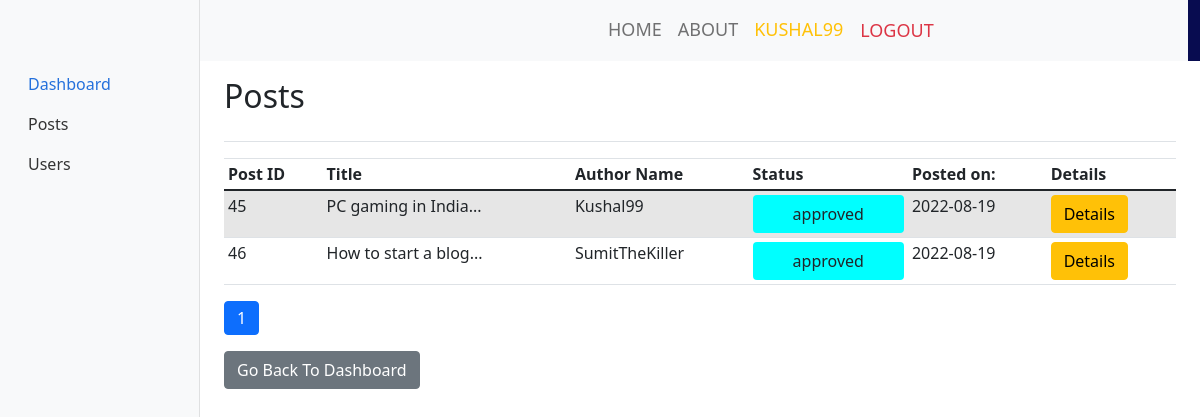
The page /posts.php (signed in) on the database its author committed.
### tables this page shows
CREATE TABLE `Post` (
  `post_id` int UNSIGNED NOT NULL,
  `user_id` int DEFAULT NULL,
  `image` varchar(100) DEFAULT NULL,
  `details` text,
  `post_date` timestamp NULL DEFAULT NULL,
  `comments` int DEFAULT NULL,
  `username` varchar(60) DEFAULT NULL,
  `title` varchar(200) DEFAULT NULL,
  `status` enum('pending','approved','restricted') DEFAULT NULL
);

### src/posts.php (the view, shortened to what this page needs)
<?php
include 'connection.php';
if (!isset($_SESSION['user']) || $_SESSION['admin'] == 0) {
?>
  <p>ACCESS DENIED!</p>
<?php } else { ?>
  <head>
    <link href="/css/bootstrap.min.css" rel="stylesheet">
    <link rel="stylesheet" href="https://cdn.jsdelivr.net/npm/bootstrap-icons@1.3.0/font/bootstrap-icons.css">
    <link rel="stylesheet" type="text/css" href="css/bootstrap.min.css">
    <link rel="stylesheet" type="text/css" href="css/style.css">
    <link rel="stylesheet" href="css/responsive.css">
    <link rel="stylesheet" href="css/jquery.mCustomScrollbar.min.css">
    <link rel="stylesheet" href="https://netdna.bootstrapcdn.com/font-awesome/4.0.3/css/font-awesome.css">
    <link rel="stylesheet" href="css/owl.carousel.min.css">
    <link rel="stylesheet" href="https://cdnjs.cloudflare.com/ajax/libs/fancybox/2.1.5/jquery.fancybox.min.css" media="screen">
    <link href="dashboard.css" rel="stylesheet">
    <link href="https://cdn.jsdelivr.net/npm/bootstrap@5.0.2/dist/css/bootstrap.min.css" rel="stylesheet">
  </head>
  <body>
    <div class="header_section">
      <div class="container-fluid header_main">
        <nav class="navbar navbar-expand-lg navbar-light bg-light">
          <a class="logo" href="index.php"><img src="https://revenuearchitects.com/wp-content/uploads/2017/02/Blog_pic.png" height="80%" width="30%"></a>
          <div class="collapse navbar-collapse " id="navbarSupportedContent" style="justify-content:end">
            <ul class="navbar-nav mr-auto justify-content-end">
              <li class="nav-item">
                <a class="nav-link" href="index.php">Home</a>
              </li>
              <li class="nav-item">
                <a class="nav-link" href="#">About</a>
              </li>
              <li class="nav-item">
                <?php
                if (!isset($_SESSION['username'])) { ?>
                  <a class="nav-link" href="login.php">Login</a>
                <?php
                } else { ?>
                  <a class="nav-link text-warning" href="#"><?php echo ($_SESSION['username']); ?></a>
                <?php }
                if (isset($_SESSION['username'])) {   ?>
              <li class="nav-item">
                <a href="logout.php" class="nav-link btn btn-lg text-danger">
                  <span class="glyphicon glyphicon-log-out "></span> Logout
                </a>
              </li>
            <?php  }
            ?>
            </li>
            </ul>
          </div>
        </nav>
      </div>
    </div>
    <br><br>
    <div class="container-fluid">
      <div class="row">
        <nav id="sidebarMenu" class="col-md-3 col-lg-2 d-md-block bg-light sidebar collapse">
          <div class="position-sticky pt-3">
            <ul class="nav flex-column">
              <li class="nav-item">
                <a class="nav-link active" aria-current="page" href="dashboard.php">
                  Dashboard
                </a>
              </li>
              <li class="nav-item" id="Orders">
                <a class="nav-link" href="posts.php">
                  <span>Posts</span>
                </a>
              </li>
              <li class="nav-item" id="Users">
                <a class="nav-link" href="users.php">
                  <span>Users</span>
                </a>
              </li>
            </ul>
        </nav>
        <main class="col-md-9 ms-sm-auto col-lg-10 px-md-4">
          <div class="d-flex justify-content-between flex-wrap flex-md-nowrap align-items-center pt-3 pb-2 mb-3 border-bottom">
            <h1 class="h2">Posts</h1>
          </div>
          <div class="table-responsive">
            <table class="table table-striped table-sm">
              <thead>
                <tr>
                  <th scope="col">Post ID</th>
                  <th scope="col">Title</th>
                  <th scope="col">Author Name</th>
                  <th scope="col">Status</th>
                  <th scope="col">Posted on:</th>
                  <th scope="col">Details</th>
                </tr>
              </thead>
              <tbody>
                <?php
                try {
                  $sql = "SELECT *
                       from Post order by post_id";
                  $res = $conn->query($sql);
                  $rowss = $res->fetchAll(PDO::FETCH_ASSOC);
                  $total = count($rowss);
                  $limit = 10;
                  if (isset($_GET['page']))
                    $page = $_GET['page'];
                  else
                    $page = 1;
                  $start = ($page - 1) * $limit;
                  $pages = ceil($total / $limit);
                  $sql = "SELECT *
              from Post order by post_id LIMIT $start,$limit";
                  $res = $conn->query($sql);
                  $rows = $res->fetchAll(PDO::FETCH_ASSOC);
                  foreach ($rows as $key => $val) {     ?>
                    <tr>
                      <td><?php echo ($val['post_id']); ?></td>
                      <td><?php echo (substr($val['title'], 0, 30)); ?>...</td>
                      <td><?php echo ($val['username']); ?></td>
                      <?php if ($val['status'] == "pending") { ?>
                        <td class=""><button class="btn  changeStatus" data-bs-toggle="modal" data-bs-target="#exampleModal" id="<?php echo ($val['post_id']); ?>" style="background-color:Yellow; width:100%"><?php echo ($val['status']); ?></button></td>
                      <?php } else if ($val['status'] == "approved") { ?>
                        <td class=""><button class="btn changeStatus" data-bs-toggle="modal" data-bs-target="#exampleModal" id="<?php echo ($val['post_id']); ?>" style="background-color:Cyan; width:100%"><?php echo ($val['status']); ?></button></td>
                      <?php } else { ?>
                        <td class=""><button class="btn changeStatus" data-bs-toggle="modal" data-bs-target="#exampleModal" id="<?php echo ($val['post_id']); ?>" style="background-color:#F46F25;width:100%"><?php echo ($val['status']); ?></button></td>
                      <?php  } ?>
                      <td><?php echo (substr($val['post_date'], 0, 10)); ?></td>
                      <td><button class="btn btn-warning viewDetails" id="<?php echo ($val['post_id']); ?>">Details</button></td>
                    </tr>
                <?php
                  }
                } catch (PDOException $e) {
                  echo "Connection failed: " . $e->getMessage();
                }
                ?>
              </tbody>
          </div>
          <nav aria-label="Page navigation example">
            <ul class="pagination">
              <?php for ($i = 1; $i <= $pages; $i++) {
                if ($i == $page) { ?>
                  <li class="page-item active"><a class="page-link" href="?page=<?php echo ($i); ?>"><?php echo ($i); ?></a></li>
                <?php    } else { ?>
                  <li class="page-item "><a class="page-link" href="?page=<?php echo ($i); ?>"><?php echo ($i); ?></a></li>
                <?php    } ?>
              <?php } ?>
            </ul>
          </nav>
          <a id="dashboard" href="dashboard.php" class="btn btn-secondary">Go Back To Dashboard</a>
      </div>
    </div>
  </body>
  </html>
<?php }
?>

### src/css/style.css (style rules this page uses)
* { box-sizing: border-box !important; transition: ease all 0.5s; }
body { color: #666666; font-size: 14px; font-family: Poppins; line-height: 1.80857; font-weight: normal; overflow-x: hidden; }
a { color: #1f1f1f; text-decoration: none !important; outline: none !important; -webkit-transition: all .3s ease-in-out; -moz-transition: all .3s ease-in-out; -ms-transition: all .3s ease-in-out; -o-transition: all .3s ease-in-out; transition: all .3s ease-in-out; }
h1, h2, h3, h4, h5, h6 { letter-spacing: 0; font-weight: normal; position: relative; padding: 0 0 10px 0; font-weight: normal; line-height: normal; color: #111111; margin: 0 }
h1 { font-size: 24px }
*, *::after, *::before { -webkit-box-sizing: border-box; -moz-box-sizing: border-box; box-sizing: border-box; }
ul, li, ol { margin: 0px; padding: 0px; list-style: none; }
a { color: #222222; text-decoration: none; outline: none !important; }
a, .btn { text-decoration: none !important; outline: none !important; -webkit-transition: all .3s ease-in-out; -moz-transition: all .3s ease-in-out; -ms-transition: all .3s ease-in-out; -o-transition: all .3s ease-in-out; transition: all .3s ease-in-out; }
button { border: 0; margin: 0; padding: 0; cursor: pointer; }
.bg-light { background-color: transparent!important; }
.header_section { background-image: url(../images/banner-bg.png); height: auto; background-size: 100%; width: 100%; float: left; height: auto; background-size: 100%; background-repeat: no-repeat; }
.header_main { background: linear-gradient(45deg, transparent 46%, #080c50 46%); }
.logo { width: 50%; float: left; }
.navbar-expand-lg .navbar-nav .nav-link { padding-right: 15px; padding-left: 15px; font-size: 18px; color: #f8f9fa; text-transform: uppercase; }

### src/dashboard.css (style rules this page uses)
body { font-size: .875rem; }
.sidebar { position: fixed; top: 0; bottom: 0; left: 0; z-index: 100; padding: 48px 0 0; box-shadow: inset -1px 0 0 rgba(0, 0, 0, .1); }
.sidebar .nav-link { font-weight: 500; color: #333; }
.sidebar .nav-link.active { color: #2470dc; }

### rows shown on the page
post: post_id "45", title "PC gaming in India", username "Kushal99", status "approved", post_date "2022-08-19"
post: post_id "46", title "How to start a blog", username "SumitTheKiller", status "approved", post_date "2022-08-19"

### other values the page prints
$_SESSION['username'] "KUSHAL99"
